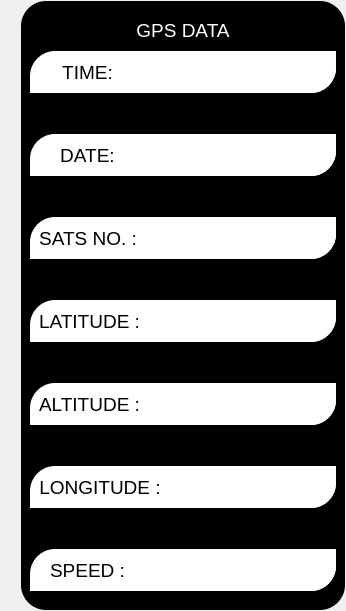
            <widget class="QWidget" name="GPS_page">
             <layout class="QHBoxLayout" name="horizontalLayout_84" stretch="4,1">
              <property name="spacing">
               <number>20</number>
              </property>
              <property name="leftMargin">
               <number>0</number>
              </property>
              <property name="topMargin">
               <number>0</number>
              </property>
              <property name="rightMargin">
               <number>0</number>
              </property>
              <property name="bottomMargin">
               <number>0</number>
              </property>
              <item>
               <widget class="QFrame" name="gpsmaps_2">
                <property name="styleSheet">
                 <string notr="true">background-color:black;
border-radius:15px;
</string>
                </property>
                <property name="frameShape">
                 <enum>QFrame::StyledPanel</enum>
                </property>
                <property name="frameShadow">
                 <enum>QFrame::Raised</enum>
                </property>
               </widget>
              </item>
              <item>
               <widget class="QFrame" name="frame_213">
                <property name="styleSheet">
                 <string notr="true">background:transparent;</string>
                </property>
                <property name="frameShape">
                 <enum>QFrame::StyledPanel</enum>
                </property>
                <property name="frameShadow">
                 <enum>QFrame::Raised</enum>
                </property>
                <layout class="QVBoxLayout" name="verticalLayout_105" stretch="1,10,1">
                 <property name="spacing">
                  <number>0</number>
                 </property>
                 <property name="leftMargin">
                  <number>0</number>
                 </property>
                 <property name="topMargin">
                  <number>0</number>
                 </property>
                 <property name="rightMargin">
                  <number>0</number>
                 </property>
                 <property name="bottomMargin">
                  <number>0</number>
                 </property>
                 <item>
                  <widget class="QFrame" name="frame_214">
                   <property name="frameShape">
                    <enum>QFrame::StyledPanel</enum>
                   </property>
                   <property name="frameShadow">
                    <enum>QFrame::Raised</enum>
                   </property>
                  </widget>
                 </item>
                 <item>
                  <widget class="QFrame" name="RKT_model_panel_4">
                   <property name="styleSheet">
                    <string notr="true">background:black;
border-top-left-radius:25px;
border-bottom-left-radius:25px;
border-bottom-right-radius:25px;
border-top-right-radius:25px;</string>
                   </property>
                   <property name="frameShape">
                    <enum>QFrame::StyledPanel</enum>
                   </property>
                   <property name="frameShadow">
                    <enum>QFrame::Raised</enum>
                   </property>
                   <layout class="QVBoxLayout" name="verticalLayout_116" stretch="0,1">
                    <property name="spacing">
                     <number>0</number>
                    </property>
                    <property name="leftMargin">
                     <number>0</number>
                    </property>
                    <property name="topMargin">
                     <number>18</number>
                    </property>
                    <property name="rightMargin">
                     <number>0</number>
                    </property>
                    <property name="bottomMargin">
                     <number>10</number>
                    </property>
                    <item>
                     <widget class="QLabel" name="label_31">
                      <property name="font">
                       <font>
                        <pointsize>14</pointsize>
                       </font>
                      </property>
                      <property name="styleSheet">
                       <string notr="true">background:transparent;
color:white;</string>
                      </property>
                      <property name="text">
                       <string>GPS DATA</string>
                      </property>
                      <property name="alignment">
                       <set>Qt::AlignCenter</set>
                      </property>
                     </widget>
                    </item>
                    <item>
                     <widget class="QFrame" name="frame_237">
                      <property name="frameShape">
                       <enum>QFrame::StyledPanel</enum>
                      </property>
                      <property name="frameShadow">
                       <enum>QFrame::Raised</enum>
                      </property>
                      <layout class="QVBoxLayout" name="verticalLayout_118">
                       <property name="spacing">
                        <number>41</number>
                       </property>
                       <property name="topMargin">
                        <number>9</number>
                       </property>
                       <item>
                        <widget class="QFrame" name="frame_238">
                         <property name="minimumSize">
                          <size>
                           <width>168</width>
                           <height>42</height>
                          </size>
                         </property>
                         <property name="styleSheet">
                          <string notr="true">background:white;
border-top-left-radius:25px;
border-bottom-left-radius:0px;
border-bottom-right-radius:25px;
border-top-right-radius:0px;</string>
                         </property>
                         <property name="frameShape">
                          <enum>QFrame::StyledPanel</enum>
                         </property>
                         <property name="frameShadow">
                          <enum>QFrame::Raised</enum>
                         </property>
                         <layout class="QHBoxLayout" name="horizontalLayout_32" stretch="1,2">
                          <property name="leftMargin">
                           <number>9</number>
                          </property>
                          <property name="topMargin">
                           <number>0</number>
                          </property>
                          <property name="rightMargin">
                           <number>0</number>
                          </property>
                          <property name="bottomMargin">
                           <number>0</number>
                          </property>
                          <item>
                           <widget class="QLabel" name="label_2">
                            <property name="font">
                             <font>
                              <pointsize>14</pointsize>
                             </font>
                            </property>
                            <property name="styleSheet">
                             <string notr="true">color:black;
background:transparent;</string>
                            </property>
                            <property name="text">
                             <string>TIME:</string>
                            </property>
                            <property name="alignment">
                             <set>Qt::AlignCenter</set>
                            </property>
                           </widget>
                          </item>
                          <item>
                           <widget class="QFrame" name="frame_67">
                            <property name="frameShape">
                             <enum>QFrame::StyledPanel</enum>
                            </property>
                            <property name="frameShadow">
                             <enum>QFrame::Raised</enum>
                            </property>
                           </widget>
                          </item>
                         </layout>
                        </widget>
                       </item>
                       <item>
                        <widget class="QFrame" name="frame_239">
                         <property name="minimumSize">
                          <size>
                           <width>168</width>
                           <height>42</height>
                          </size>
                         </property>
                         <property name="styleSheet">
                          <string notr="true">background:white;
border-top-left-radius:25px;
border-bottom-left-radius:0px;
border-bottom-right-radius:25px;
border-top-right-radius:0px;</string>
                         </property>
                         <property name="frameShape">
                          <enum>QFrame::StyledPanel</enum>
                         </property>
                         <property name="frameShadow">
                          <enum>QFrame::Raised</enum>
                         </property>
                         <layout class="QHBoxLayout" name="horizontalLayout_33" stretch="1,2">
                          <property name="topMargin">
                           <number>0</number>
                          </property>
                          <property name="rightMargin">
                           <number>0</number>
                          </property>
                          <property name="bottomMargin">
                           <number>0</number>
                          </property>
                          <item>
                           <widget class="QLabel" name="label_4">
                            <property name="font">
                             <font>
                              <pointsize>14</pointsize>
                             </font>
                            </property>
                            <property name="styleSheet">
                             <string notr="true">color:black;
background:transparent;</string>
                            </property>
                            <property name="text">
                             <string>DATE:</string>
                            </property>
                            <property name="alignment">
                             <set>Qt::AlignCenter</set>
                            </property>
                           </widget>
                          </item>
                          <item>
                           <widget class="QFrame" name="frame_75">
                            <property name="frameShape">
                             <enum>QFrame::StyledPanel</enum>
                            </property>
                            <property name="frameShadow">
                             <enum>QFrame::Raised</enum>
                            </property>
                           </widget>
                          </item>
                         </layout>
                        </widget>
                       </item>
                       <item>
                        <widget class="QFrame" name="frame_240">
                         <property name="minimumSize">
                          <size>
                           <width>168</width>
                           <height>42</height>
                          </size>
                         </property>
                         <property name="styleSheet">
                          <string notr="true">background:white;
border-top-left-radius:25px;
border-bottom-left-radius:0px;
border-bottom-right-radius:25px;
border-top-right-radius:0px;</string>
                         </property>
                         <property name="frameShape">
                          <enum>QFrame::StyledPanel</enum>
                         </property>
                         <property name="frameShadow">
                          <enum>QFrame::Raised</enum>
                         </property>
                         <layout class="QHBoxLayout" name="horizontalLayout_34" stretch="1,2">
                          <property name="topMargin">
                           <number>0</number>
                          </property>
                          <property name="rightMargin">
                           <number>0</number>
                          </property>
                          <property name="bottomMargin">
                           <number>0</number>
                          </property>
                          <item>
                           <widget class="QLabel" name="label_5">
                            <property name="font">
                             <font>
                              <pointsize>14</pointsize>
                             </font>
                            </property>
                            <property name="styleSheet">
                             <string notr="true">color:black;
background:transparent;</string>
                            </property>
                            <property name="text">
                             <string>SATS NO. :</string>
                            </property>
                            <property name="alignment">
                             <set>Qt::AlignCenter</set>
                            </property>
                           </widget>
                          </item>
                          <item>
                           <widget class="QFrame" name="frame_76">
                            <property name="frameShape">
                             <enum>QFrame::StyledPanel</enum>
                            </property>
                            <property name="frameShadow">
                             <enum>QFrame::Raised</enum>
                            </property>
                           </widget>
                          </item>
                         </layout>
                        </widget>
                       </item>
                       <item>
                        <widget class="QFrame" name="frame_69">
                         <property name="minimumSize">
                          <size>
                           <width>306</width>
                           <height>42</height>
                          </size>
                         </property>
                         <property name="styleSheet">
                          <string notr="true">background:white;
border-top-left-radius:25px;
border-bottom-left-radius:0px;
border-bottom-right-radius:25px;
border-top-right-radius:0px;</string>
                         </property>
                         <property name="frameShape">
                          <enum>QFrame::StyledPanel</enum>
                         </property>
                         <property name="frameShadow">
                          <enum>QFrame::Raised</enum>
                         </property>
                         <layout class="QHBoxLayout" name="horizontalLayout_36" stretch="1,2">
                          <property name="topMargin">
                           <number>0</number>
                          </property>
                          <property name="rightMargin">
                           <number>0</number>
                          </property>
                          <property name="bottomMargin">
                           <number>0</number>
                          </property>
                          <item>
                           <widget class="QLabel" name="label_6">
                            <property name="font">
                             <font>
                              <pointsize>14</pointsize>
                             </font>
                            </property>
                            <property name="styleSheet">
                             <string notr="true">color:black;
background:transparent;</string>
                            </property>
                            <property name="text">
                             <string>LATITUDE :</string>
                            </property>
                            <property name="alignment">
                             <set>Qt::AlignCenter</set>
                            </property>
                           </widget>
                          </item>
                          <item>
                           <widget class="QFrame" name="frame_77">
                            <property name="frameShape">
                             <enum>QFrame::StyledPanel</enum>
                            </property>
                            <property name="frameShadow">
                             <enum>QFrame::Raised</enum>
                            </property>
                           </widget>
                          </item>
                         </layout>
                        </widget>
                       </item>
                       <item>
                        <widget class="QFrame" name="frame_68">
                         <property name="minimumSize">
                          <size>
                           <width>306</width>
                           <height>42</height>
                          </size>
                         </property>
                         <property name="styleSheet">
                          <string notr="true">background:white;
border-top-left-radius:25px;
border-bottom-left-radius:0px;
border-bottom-right-radius:25px;
border-top-right-radius:0px;</string>
                         </property>
                         <property name="frameShape">
                          <enum>QFrame::StyledPanel</enum>
                         </property>
                         <property name="frameShadow">
                          <enum>QFrame::Raised</enum>
                         </property>
                         <layout class="QHBoxLayout" name="horizontalLayout_38" stretch="1,2">
                          <property name="topMargin">
                           <number>0</number>
                          </property>
                          <property name="rightMargin">
                           <number>0</number>
                          </property>
                          <property name="bottomMargin">
                           <number>0</number>
                          </property>
                          <item>
                           <widget class="QLabel" name="label_7">
                            <property name="font">
                             <font>
                              <pointsize>14</pointsize>
                             </font>
                            </property>
                            <property name="styleSheet">
                             <string notr="true">color:black;
background:transparent;</string>
                            </property>
                            <property name="text">
                             <string>ALTITUDE :</string>
                            </property>
                            <property name="alignment">
                             <set>Qt::AlignCenter</set>
                            </property>
                           </widget>
                          </item>
                          <item>
                           <widget class="QFrame" name="frame_78">
                            <property name="frameShape">
                             <enum>QFrame::StyledPanel</enum>
                            </property>
                            <property name="frameShadow">
                             <enum>QFrame::Raised</enum>
                            </property>
                           </widget>
                          </item>
                         </layout>
                        </widget>
                       </item>
                       <item>
                        <widget class="QFrame" name="frame_70">
                         <property name="minimumSize">
                          <size>
                           <width>306</width>
                           <height>42</height>
                          </size>
                         </property>
                         <property name="styleSheet">
                          <string notr="true">background:white;
border-top-left-radius:25px;
border-bottom-left-radius:0px;
border-bottom-right-radius:25px;
border-top-right-radius:0px;</string>
                         </property>
                         <property name="frameShape">
                          <enum>QFrame::StyledPanel</enum>
                         </property>
                         <property name="frameShadow">
                          <enum>QFrame::Raised</enum>
                         </property>
                         <layout class="QHBoxLayout" name="horizontalLayout_39" stretch="1,2">
                          <property name="topMargin">
                           <number>0</number>
                          </property>
                          <property name="rightMargin">
                           <number>0</number>
                          </property>
                          <property name="bottomMargin">
                           <number>0</number>
                          </property>
                          <item>
                           <widget class="QLabel" name="label_8">
                            <property name="font">
                             <font>
                              <pointsize>14</pointsize>
                             </font>
                            </property>
                            <property name="styleSheet">
                             <string notr="true">color:black;
background:transparent;</string>
                            </property>
                            <property name="text">
                             <string>LONGITUDE :</string>
                            </property>
                            <property name="alignment">
                             <set>Qt::AlignCenter</set>
                            </property>
                           </widget>
                          </item>
                          <item>
                           <widget class="QFrame" name="frame_80">
                            <property name="frameShape">
                             <enum>QFrame::StyledPanel</enum>
                            </property>
                            <property name="frameShadow">
                             <enum>QFrame::Raised</enum>
                            </property>
                           </widget>
                          </item>
                         </layout>
                        </widget>
                       </item>
                       <item>
                        <widget class="QFrame" name="frame_71">
                         <property name="minimumSize">
                          <size>
                           <width>306</width>
                           <height>42</height>
                          </size>
                         </property>
                         <property name="styleSheet">
                          <string notr="true">background:white;
border-top-left-radius:25px;
border-bottom-left-radius:0px;
border-bottom-right-radius:25px;
border-top-right-radius:0px;</string>
                         </property>
                         <property name="frameShape">
                          <enum>QFrame::StyledPanel</enum>
                         </property>
                         <property name="frameShadow">
                          <enum>QFrame::Raised</enum>
                         </property>
                         <layout class="QHBoxLayout" name="horizontalLayout_40" stretch="1,2">
                          <property name="topMargin">
                           <number>0</number>
                          </property>
                          <property name="rightMargin">
                           <number>0</number>
                          </property>
                          <property name="bottomMargin">
                           <number>0</number>
                          </property>
                          <item>
                           <widget class="QLabel" name="label_32">
                            <property name="font">
                             <font>
                              <pointsize>14</pointsize>
                             </font>
                            </property>
                            <property name="styleSheet">
                             <string notr="true">color:black;
background:transparent;</string>
                            </property>
                            <property name="text">
                             <string>SPEED :</string>
                            </property>
                            <property name="alignment">
                             <set>Qt::AlignCenter</set>
                            </property>
                           </widget>
                          </item>
                          <item>
                           <widget class="QFrame" name="frame_117">
                            <property name="frameShape">
                             <enum>QFrame::StyledPanel</enum>
                            </property>
                            <property name="frameShadow">
                             <enum>QFrame::Raised</enum>
                            </property>
                           </widget>
                          </item>
                         </layout>
                        </widget>
                       </item>
                      </layout>
                     </widget>
                    </item>
                   </layout>
                  </widget>
                 </item>
                 <item>
                  <widget class="QFrame" name="frame_224">
                   <property name="frameShape">
                    <enum>QFrame::StyledPanel</enum>
                   </property>
                   <property name="frameShadow">
                    <enum>QFrame::Raised</enum>
                   </property>
                  </widget>
                 </item>
                </layout>
               </widget>
              </item>
             </layout>
            </widget>
